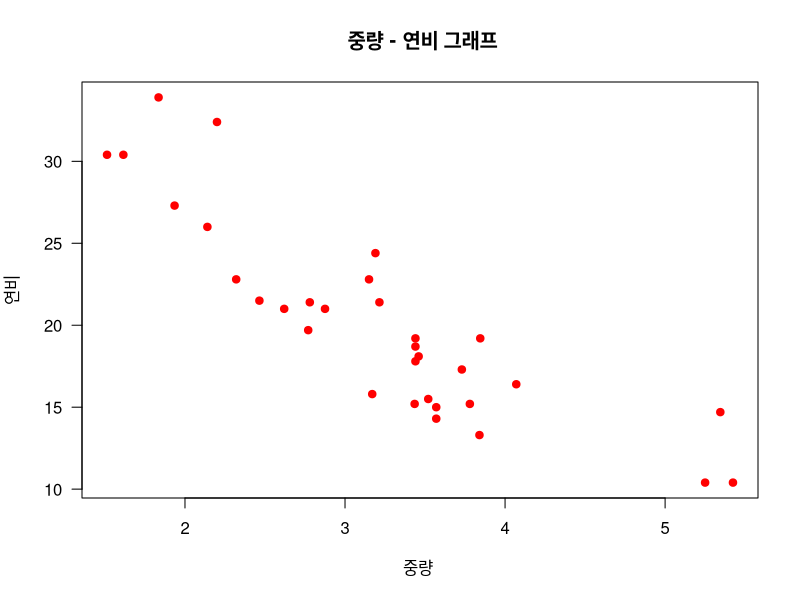
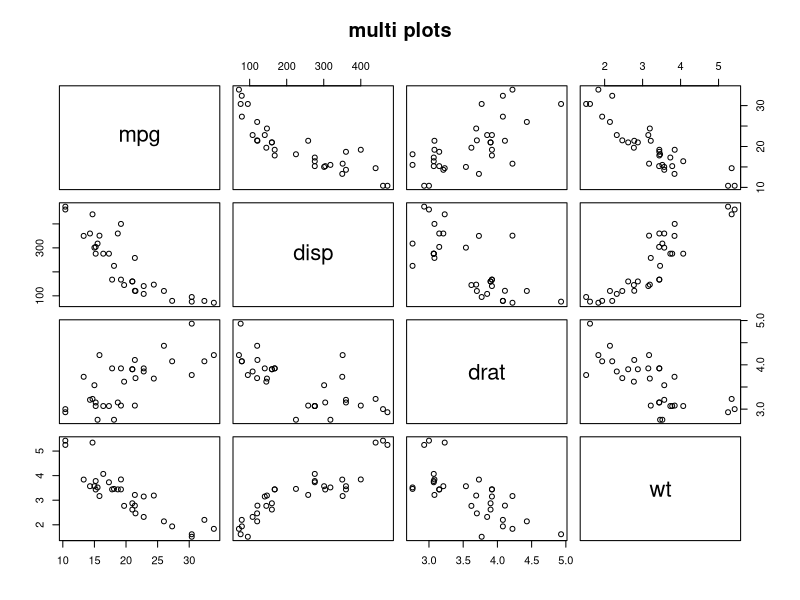
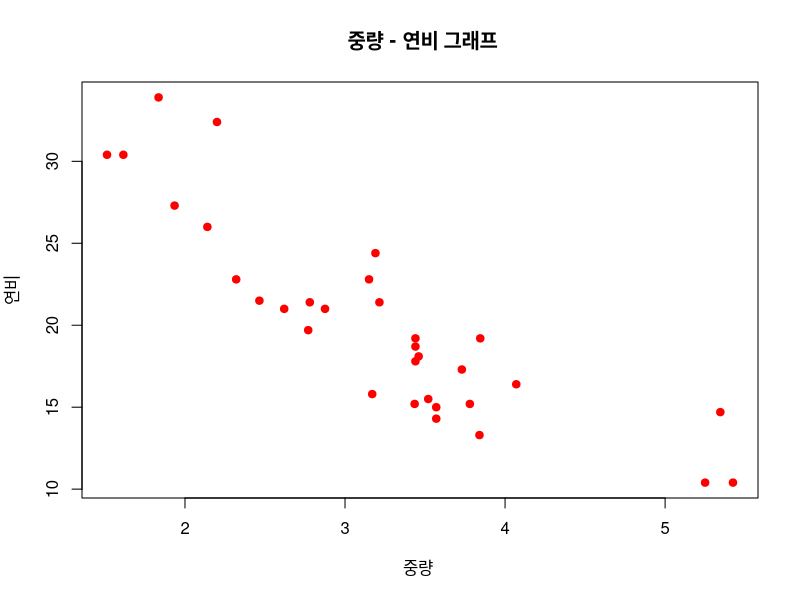
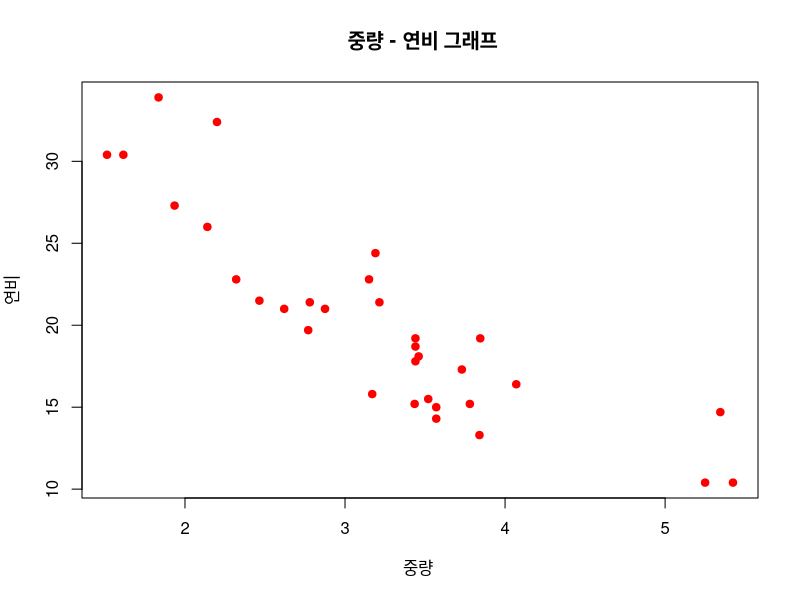
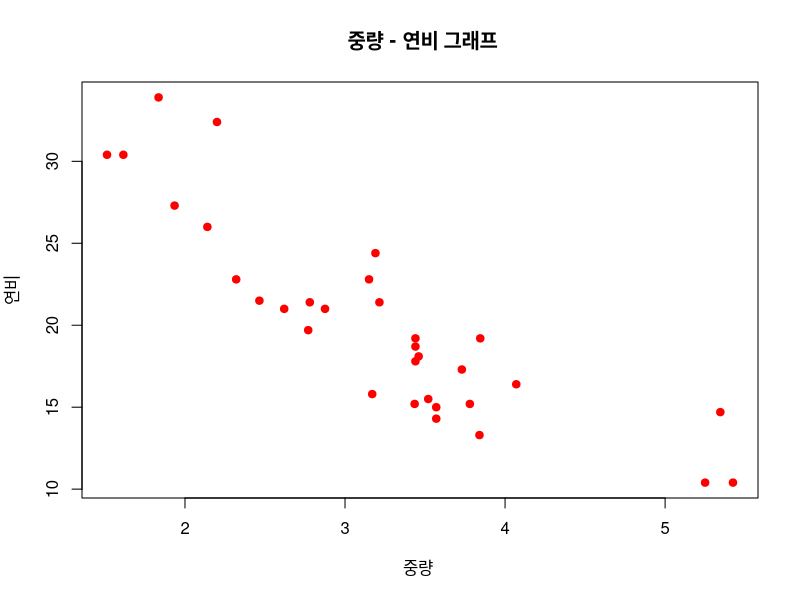
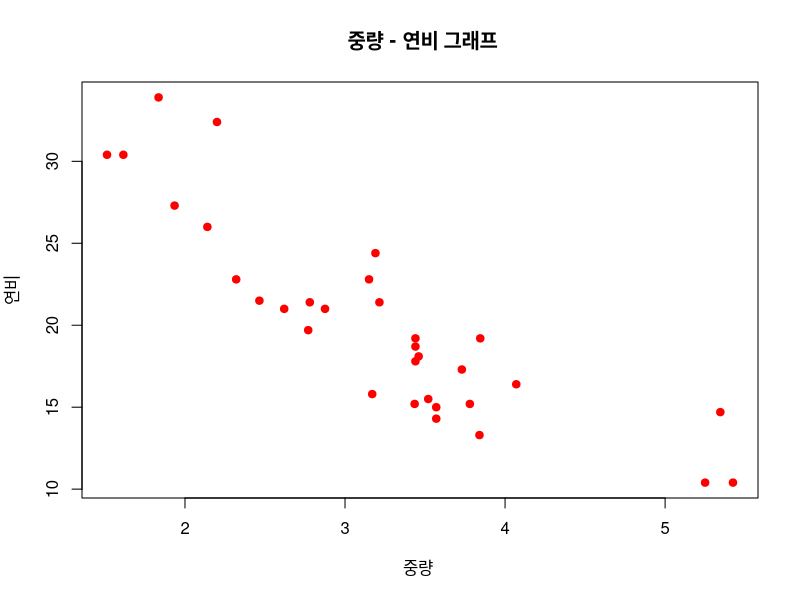
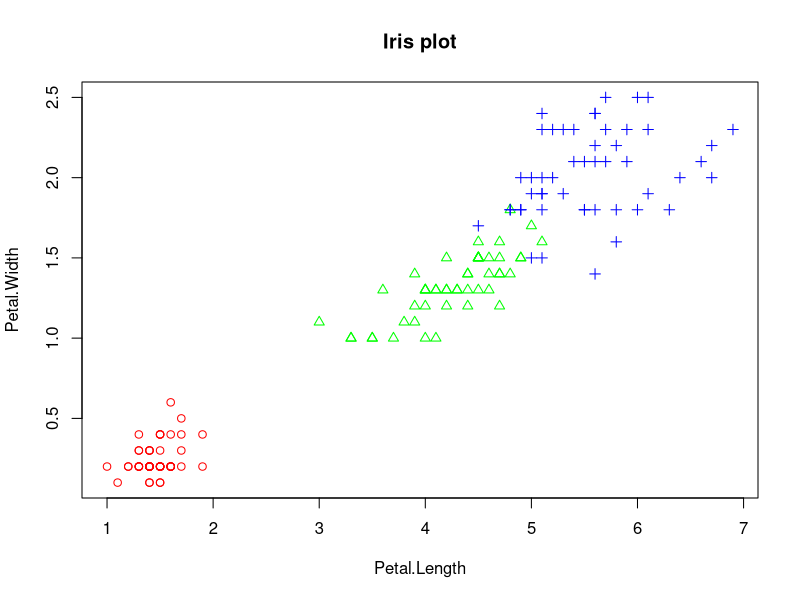
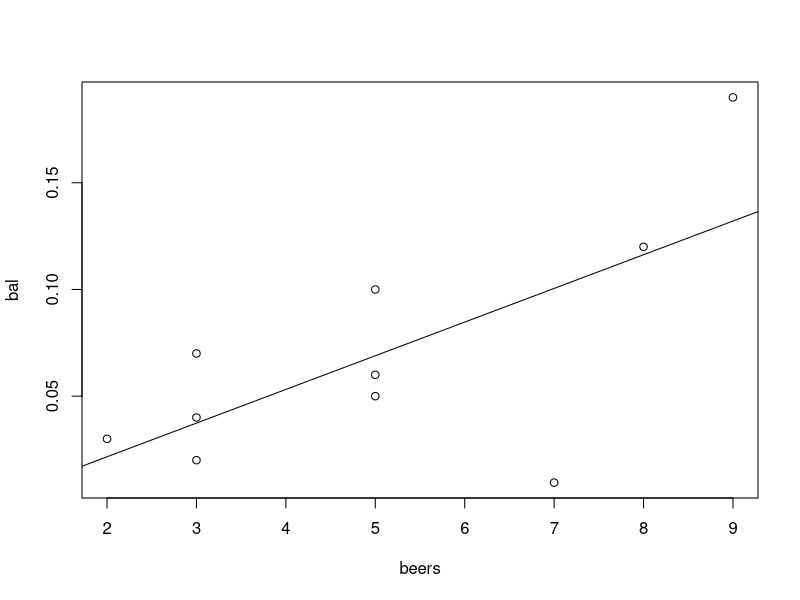

Recreate these plots in R, in order.
#20191203 6회차

#boxplot에서 중앙값 기준으로 위,아래값이 더 넓고 좁음 또한 알 수 있다. 

#다중변수 자료 탐색
#두 변수 사이의 산점도
#산점도 (scatter plot) -2변수로 구성된 자료의 분포를 알아보는 그래프 /
#                      -관측값들의 분포를 통해 2변수 사이의 관계 파악

par(mfrow = c (1,1))

##Data 종류
 # 범주형 + 일변량 => vector
 # 연속형 + 일변량 => vector_ 주로 histogram/상자수염 사용

# 다변량 , 이변량 =>  Matrix / Data frame

# 연속형 + 다변량 => 1. 상관분석_ 산점도 사용
#                    2.시계열 data분석 ( x축 : 시간) _ 선그래프 

##중량과 연비의 관계(이변량) _ 중량이 무거우면 연비가 내려갈까? 
wt <- mtcars$wt
mpg <- mtcars$mpg
plot( wt,mpg , main = " 중량 - 연비 그래프" , xlab = "중량 ", 
        ylab = "연비" ,col ="red" , pch = 19, las = 1)
#pch: 점의 모양 ( 0부터 25까지 )

## 여러 변수들간의 산점도 (다변량)
#pairs _ 산점도는 대각선 모양으로 나왔을 때 상관관계가 높다

vars <-  c( "mpg","disp","drat","wt") #_벡터 생성 변수 4개
target <- mtcars[ , vars]             # matrix생성 (변수형이 동일해서 )
head( target )                  
pairs( target, main = "multi plots")  #대각선을 중심으로 대칭관계 _ x,y축이 변경된 상태 

#산점도 만드는 4가지 방법 _ 이변량

wt <- mtcars$wt
mpg <- mtcars$mpg
plot( wt,mpg , main = " 중량 - 연비 그래프" , xlab = "중량 ", 
      ylab = "연비" ,col ="red" , pch = 19 )

plot(mtcars$wt,mtcars$mpg, main = " 중량 - 연비 그래프" , xlab = "중량 ", 
      ylab = "연비" ,col ="red" , pch = 19)

plot( mtcars [, c("wt", "mpg")], main = " 중량 - 연비 그래프" , xlab = "중량 ", 
      ylab = "연비",col ="red" , pch = 19 )

plot( mpg~wt, data = mtcars , main = " 중량 - 연비 그래프" , xlab = "중량 ", 
      ylab = "연비" ,col ="red" , pch = 19 )


#그룹(factor)정보가 있는 두변수의 산점도
iris.2 <-  iris [,3:4]
iris.2
point <- as.numeric( iris$Species)  #문자열인 품종(Species)을 그룹화하기 위하여 숫자로 변환
point
color <- c("red" , " green" , "blue") #품종1 red /품종2 green / 품종 3 blue
plot(iris.2 , main = "Iris plot" ,
     pch = c( point), col = color [ point ] )

##상관분석 : 연속형	변수로	측정된	두	변수	간의	선형적(회귀선)	관계를	분석
#-1 <= 기본적인 상관계수(r) <= 1
#-1 음의 상관 : xy 반비례  _일반적으로 기준은 -0.5
#+1 양의 상관 : xy 비례    _ 일반적으로 기준은 +0.5

##맥주에 따른 혈중 알콜 농도 
beers <- c(5,2,9,8,3,7,3,5,3,5) 
bal <- c(0.1,0.03,0.19,0.12,0.04,0.0095,0.07,0.06,0.02,0.05)
tbl <- data.frame(beers ,bal )
tbl

plot(bal~beers, data = tbl)           # 산점도 

#회귀식을 구하는 식 lm : y = xw + b _ 연속값에대한 예측값 구하는 식
#y : 종속변수 , x : 독립변수 , w: weight , b : bias

 res <-  lm(bal~beers, data = tbl )   #회귀식
 res  #w와 b가 나옴 
abline ( res )                        #회귀선: 최적의 예측선 


# 상관관계가 강하냐 아니냐를 따져주는 상관계수 = r  _ cor 함수 

cor(tbl[ ,  1:2 ]) #이변량 상관계수_0.5 이상이므로 강한 상관관계로 볼 수 있다 (맥주/혈중알콜농도)
cor(iris[ , 1:4 ]) #다변량 상관계수 


#상관분석 순서 _ 절대적인 순서는 아님 
#1.상관분석 대상 변수선정
#2.산점도 작성( 관측값 분포 확인 ) : plot()
#3.회귀식 도출 :lm()   [lm: linear model]
#(회귀식 : 두 변수의 선형관계를 가장 잘 나타낼 수 있는 선의식)
#   (y= xw + b )
#4.회귀선을 산점도에 표시 : abline()
#(회귀선 : 관측값들의 추세를 가장 잘 나타낼수 있는 선 )
#5.상관계수 계산 ; cor()
#6.상관분석 결과 해석 



##시계열  Data - 선그래프 _ x축에 시간정보가 들어가는 data
month <-  1:12
late <- c(5,8,7,9,4,6,12,13,8,6,6,4)

#type : 선그래프의 모양/lty: 선의 모양 / lwd : 선의 두께

plot( month,late, main = "지각생 통계", type = "l",lty = 1 , lwd = 1,
      xlab = 'Month', ylab = " late cnt")

plot( month,late, main = "지각생 통계", type = "b",lty = 1 , lwd = 1,
      xlab = 'Month', ylab = " late cnt")

plot( month,late, main = "지각생 통계", type = "o",lty = 1 , lwd = 1,
      xlab = 'Month', ylab = " late cnt")

plot( month,late, main = "지각생 통계", type = "s",lty = 1 , lwd = 1,
      xlab = 'Month', ylab = " late cnt")


# 복수의 선 그래프 

late1 <- c(5,8,7,9,4,6,12,13,8,6,6,4)

late2 <- c(4,6,5,8,7,8,10,11,6,5,7,3)

#ylim(최소값,최대값) 축 범위 설정 

  plot(month,late1, main = "지각생 통계", type = "b",lty = 1 , col = "red",
      xlab = 'Month', ylab = " late cnt", ylim = c ( 1, 15)) 
lines( month, late2, type = "b", col = "blue")   #lines 함수를 이용하여 선그래프 추가 


##자료 탐색 실습 - 탐색적 데이터 분석

##0단계 : 문제정의
##1단계 : 분석 대상 데이터셋 준비
#BostonHousing  데이터셋 (mlbench pac.)

install.packages("mlbench")
library (mlbench)
data("BostonHousing")

#crim : 1인당 범죄율
#rm : 주택 1가구당 방 수
#dis: 보스턴 5개 지역센터까지의 거리
#tax : 재산세율
#medv: 주택가격
class (BostonHousing)
dim (BostonHousing)
str (BostonHousing)
head (BostonHousing)
tail (BostonHousing)
myds <- BostonHousing [ , c( "crim", "rm","dis","tax" ,"medv" ) ]
myds

BostonHousing

##2 단계 : 파생변수 추가  : grp 변수 추가 ( 주택 가격 상중하)
# myds$medv의 i 번째 요소에 있는 값이 25.0 이상이면 grp 에 H/ 17 이하 L / 나머지는 M
grp <- c()
for( i in 1:nrow ( myds)){ 
  if( myds$medv [i] >= 25.0 ){
    grp [i] <- "H"
  } else if ( myds$medv [ i ] <= 17.0 ){
    grp [i] <- "L"
  } else {
    grp [i] <- "M"
      }
  }
  
grp <- factor (grp)
grp <-  factor( grp, levels =c( "H", "M", "L")) #레벨순서  ★★★★★★★★★★★★★★★★★★★

myds <-  data.frame ( myds, grp)
head ( myds)

##3단계 : 데이터셋의 형태와 기본적인 내용 파악 

str(myds)
head(myds)
table(myds$grp)


##4단계  : 히스토그램에 의한 관측값의 분포 확인

par( mfrow = c ( 2, 3))  #2x3 그래프 가상화면 
for( i in 1:5) {
  hist( myds[ , i ],
        main = colnames ( myds )[ i ],
        col = "yellow")
}

par( mfrow = c ( 1,1)) #가상화면 복귀 


##5단계  : 상자그림에 의한 관측값의 분포 확인 


par( mfrow = c ( 2, 3))  #2x3 그래프 가상화면 
for( i in 1:5) {
  boxplot ( myds[ , i ],
        main = colnames ( myds )[ i ])
}
par( mfrow = c ( 1,1)) #가상화면 복귀 

##6단계 : 그룹별 관측값 분포 확인 
boxplot(myds$crim~myds$grp, main = " 1인당 범죄율 ")   #grp 가 그룹화 ( factor형 )

boxplot(myds$rm~myds$grp, main = " 방의 개수 ")

##7단계 :  다중 산점도를 통한 변수간 상관관계 확인

pairs( myds [ , -6] ) #6번째 변수는 제외하고 보기 (Factor형 grp 제외)

##8단계 : 그룹 정보를 포함한 변수 간 상관관계 확인 

point <- as.integer(myds$grp)

color <-  c( "red", "green", "blue" )
pairs( myds[ , -6 ], pch = point, col = color [ point ]) #pch 점의모양 


##9단계: 변수간 상관계수 확인 
cor ( myds[ , -6 ] )

# > rm과 medv가  상관관계가 있음을 확인가능


#Data 이해
#1.Data set에 대한 이해
#2.문제 정의 검증
#3.문제 정의에 대한 1차 결과 파악 
